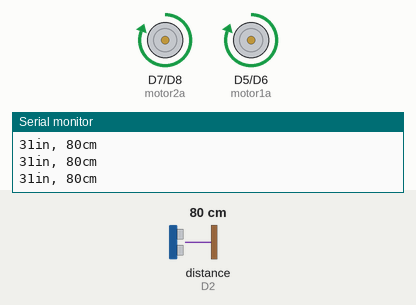
A sketch run on a simulated ESP8266 (NodeMCU). Shown: motor-driver pin pairs drawn as motors (green arrow = first pin HIGH = forward, orange = second pin HIGH = backward, longer = more drive), the last lines printed to the serial monitor. Wiring (inferred from the names in the program): ultrasonic range finder: trigger D1; echo D2. The test bench sets the inputs (shaded band); at power-on: distance to the obstacle (sensor on D2) 80 cm. The echo pulse lasts 58.3 µs per cm.

Above: at 1.2 s.
1.3 s: distance to the obstacle (sensor on D2) set to 32 cm
2.8 s: distance to the obstacle (sensor on D2) set to 28 cm
At 4.0 s:
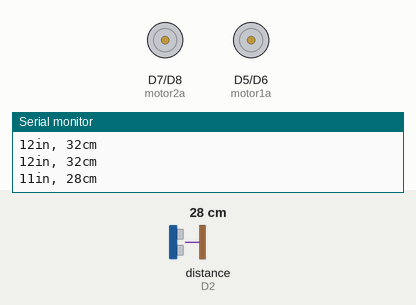
7.4 s: distance to the obstacle (sensor on D2) set to 35 cm
At 9.8 s:
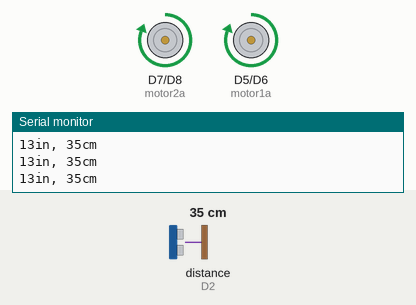
10.4 s: distance to the obstacle (sensor on D2) set to 2 cm
At 11.3 s:
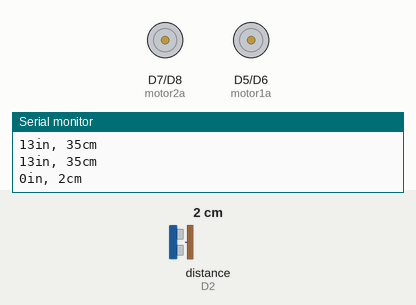
Timing chart, 0 to 13.0 s (numbered marks = the images above; inputs shaded):
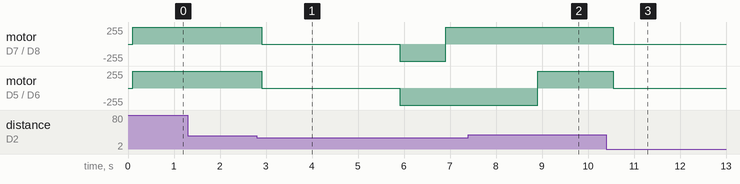

Measured:
- the behaviour switches between 30 and 29 cm on distance to the obstacle (sensor on D2) (found by bisection; images 0 and 1)
- after the input at 2.8 s, motor on D7 (motor2a) / D8 (motor2b): forward 255/255 → stopped after 0.10 s, → backward 255/255 3.0 s later, → forward 255/255 1.0 s later; motor on D5 (motor1a) / D6 (motor1b): forward 255/255 → stopped after 0.10 s, → backward 255/255 3.0 s later
- after the input at 7.4 s, motor on D7 (motor2a) / D8 (motor2b): stays forward 255/255 (without the input it goes to stopped after 1.6 s); motor on D5 (motor1a) / D6 (motor1b): goes on until 8.9 s, then stays forward 255/255
- after the input at 10.4 s, motor on D7 (motor2a) / D8 (motor2b), motor on D5 (motor1a) / D6 (motor1b): forward 255/255 → stopped after 0.14 s

The sketch:

UVCDisinfectant.ino
```cpp
const int pingPin = D1; // Trigger Pin of Ultrasonic Sensor
const int echoPin = D2; // Echo Pin of Ultrasonic Sens
#define motor1a D5
#define motor1b D6
#define motor2a D7
#define motor2b D8
//const int buzzer = D4; // Echo Pin of Ultrasonic Sensor

void setup() {
  Serial.begin(9600); // Starting Serial Terminal
  pinMode(pingPin,  OUTPUT);
  pinMode(echoPin, INPUT);
  pinMode(motor1a,  OUTPUT);
  pinMode(motor1b,  OUTPUT);
  pinMode(motor2a,  OUTPUT);
  pinMode(motor2b,  OUTPUT);

 // pinMode(buzzer, OUTPUT);


}

void loop() {
  long duration, inches, cm;
  pinMode(pingPin, OUTPUT);
  digitalWrite(pingPin, LOW);
  delayMicroseconds(2);
  digitalWrite(pingPin, HIGH);
  delayMicroseconds(10);
  digitalWrite(pingPin, LOW);
  pinMode(echoPin, INPUT);
  duration = pulseIn(echoPin, HIGH);
  inches = microsecondsToInches(duration);
  cm = microsecondsToCentimeters(duration);
  Serial.print(inches);
  Serial.print("in, ");
  Serial.print(cm);
  Serial.print("cm");
  Serial.println();
  delay(100);

  if (cm<30){
    stop();
    delay(3000);
    back();
    delay(1000);
    left();
    delay(2000);
    front();

    }
    else{
      front();

      }

}

long microsecondsToInches(long microseconds) {
  return microseconds / 74 / 2;
}

long microsecondsToCentimeters(long microseconds) {
  return microseconds / 29 / 2;
}

void stop(){
  digitalWrite(motor1a, LOW);
  digitalWrite(motor1b, LOW);

  digitalWrite(motor2a, LOW);
  digitalWrite(motor2b, LOW);
  }

void front(){
  digitalWrite(motor1a, HIGH);
  digitalWrite(motor1b, LOW);

  digitalWrite(motor2a, HIGH);
  digitalWrite(motor2b, LOW);
  }

  void back(){
  digitalWrite(motor1a, LOW);
  digitalWrite(motor1b, HIGH);

  digitalWrite(motor2a, LOW);
  digitalWrite(motor2b, HIGH);
  }
    void left(){
  digitalWrite(motor1a, LOW);
  digitalWrite(motor1b, HIGH);

  digitalWrite(motor2a, HIGH);
  digitalWrite(motor2b, LOW);
  }
    void right(){
  digitalWrite(motor1a, HIGH);
  digitalWrite(motor1b, LOW);

  digitalWrite(motor2a, LOW);
  digitalWrite(motor2b, HIGH);
  }
```
